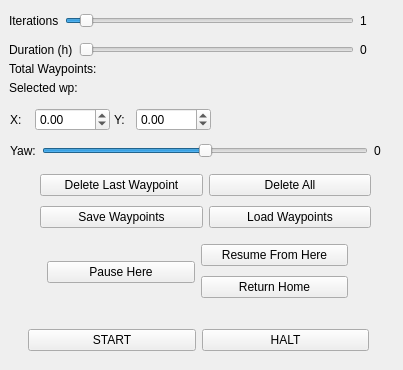
<?xml version="1.0" encoding="UTF-8"?>
<ui version="4.0">
 <class>WaypointNavigationWidget</class>
 <widget class="QWidget" name="WaypointNavigationWidget">
  <property name="geometry">
   <rect>
    <x>0</x>
    <y>0</y>
    <width>403</width>
    <height>370</height>
   </rect>
  </property>
  <property name="minimumSize">
   <size>
    <width>403</width>
    <height>370</height>
   </size>
  </property>
  <property name="windowTitle">
   <string>Quadrotor Steering</string>
  </property>
  <widget class="QLabel" name="waypoint_count_label">
   <property name="geometry">
    <rect>
     <x>9</x>
     <y>61</y>
     <width>121</width>
     <height>16</height>
    </rect>
   </property>
   <property name="text">
    <string>Total Waypoints: </string>
   </property>
  </widget>
  <widget class="QWidget" name="layoutWidget">
   <property name="geometry">
    <rect>
     <x>10</x>
     <y>107</y>
     <width>100</width>
     <height>26</height>
    </rect>
   </property>
   <layout class="QHBoxLayout" name="horizontalLayout">
    <item>
     <widget class="QLabel" name="x_label">
      <property name="text">
       <string>X:</string>
      </property>
     </widget>
    </item>
    <item>
     <widget class="QDoubleSpinBox" name="x_doubleSpinBox">
      <property name="minimum">
       <double>-1000.000000000000000</double>
      </property>
      <property name="maximum">
       <double>1000.000000000000000</double>
      </property>
      <property name="singleStep">
       <double>0.100000000000000</double>
      </property>
     </widget>
    </item>
   </layout>
  </widget>
  <widget class="QWidget" name="layoutWidget">
   <property name="geometry">
    <rect>
     <x>114</x>
     <y>107</y>
     <width>97</width>
     <height>26</height>
    </rect>
   </property>
   <layout class="QHBoxLayout" name="horizontalLayout_2">
    <item>
     <widget class="QLabel" name="y_label">
      <property name="text">
       <string>Y:</string>
      </property>
     </widget>
    </item>
    <item>
     <widget class="QDoubleSpinBox" name="y_doubleSpinBox">
      <property name="minimum">
       <double>-1000.000000000000000</double>
      </property>
      <property name="maximum">
       <double>1000.000000000000000</double>
      </property>
      <property name="singleStep">
       <double>0.100000000000000</double>
      </property>
     </widget>
    </item>
   </layout>
  </widget>
  <widget class="QWidget" name="layoutWidget">
   <property name="geometry">
    <rect>
     <x>10</x>
     <y>140</y>
     <width>371</width>
     <height>21</height>
    </rect>
   </property>
   <layout class="QHBoxLayout" name="horizontalLayout_3">
    <item>
     <widget class="QLabel" name="yaw_label">
      <property name="text">
       <string>Yaw:</string>
      </property>
     </widget>
    </item>
    <item>
     <widget class="QSlider" name="yaw_slider">
      <property name="minimumSize">
       <size>
        <width>100</width>
        <height>0</height>
       </size>
      </property>
      <property name="minimum">
       <number>-180</number>
      </property>
      <property name="maximum">
       <number>180</number>
      </property>
      <property name="orientation">
       <enum>Qt::Horizontal</enum>
      </property>
     </widget>
    </item>
    <item>
     <widget class="QLabel" name="yaw_slider_value_label">
      <property name="text">
       <string>0</string>
      </property>
     </widget>
    </item>
   </layout>
  </widget>
  <widget class="QWidget" name="layoutWidget">
   <property name="geometry">
    <rect>
     <x>9</x>
     <y>80</y>
     <width>231</width>
     <height>16</height>
    </rect>
   </property>
   <layout class="QHBoxLayout" name="horizontalLayout_4">
    <item>
     <widget class="QLabel" name="sel_label">
      <property name="text">
       <string>Selected wp: </string>
      </property>
     </widget>
    </item>
    <item>
     <widget class="QLabel" name="sel_wp_label">
      <property name="text">
       <string/>
      </property>
     </widget>
    </item>
   </layout>
  </widget>
  <widget class="QWidget" name="layoutWidget">
   <property name="geometry">
    <rect>
     <x>40</x>
     <y>170</y>
     <width>331</width>
     <height>62</height>
    </rect>
   </property>
   <layout class="QGridLayout" name="gridLayout">
    <item row="0" column="0">
     <widget class="QPushButton" name="delete_last_wp_button">
      <property name="text">
       <string>Delete Last Waypoint</string>
      </property>
     </widget>
    </item>
    <item row="0" column="1">
     <widget class="QPushButton" name="clear_all_button">
      <property name="text">
       <string>Delete All</string>
      </property>
     </widget>
    </item>
    <item row="1" column="0">
     <widget class="QPushButton" name="save_wp_button">
      <property name="text">
       <string>Save Waypoints</string>
      </property>
     </widget>
    </item>
    <item row="1" column="1">
     <widget class="QPushButton" name="load_wp_button">
      <property name="text">
       <string>Load Waypoints</string>
      </property>
     </widget>
    </item>
   </layout>
  </widget>
  <widget class="QWidget" name="layoutWidget">
   <property name="geometry">
    <rect>
     <x>47</x>
     <y>240</y>
     <width>301</width>
     <height>64</height>
    </rect>
   </property>
   <layout class="QHBoxLayout" name="horizontalLayout_5">
    <item>
     <widget class="QPushButton" name="pause_here_button">
      <property name="text">
       <string>Pause Here</string>
      </property>
     </widget>
    </item>
    <item>
     <layout class="QVBoxLayout" name="verticalLayout">
      <item>
       <widget class="QPushButton" name="resume_from_here_button">
        <property name="text">
         <string>Resume From Here</string>
        </property>
       </widget>
      </item>
      <item>
       <widget class="QPushButton" name="return_home_button">
        <property name="text">
         <string>Return Home</string>
        </property>
       </widget>
      </item>
     </layout>
    </item>
   </layout>
  </widget>
  <widget class="QWidget" name="layoutWidget">
   <property name="geometry">
    <rect>
     <x>28</x>
     <y>320</y>
     <width>341</width>
     <height>41</height>
    </rect>
   </property>
   <layout class="QHBoxLayout" name="horizontalLayout_6">
    <item>
     <widget class="QPushButton" name="publish_wp_button">
      <property name="text">
       <string>START</string>
      </property>
     </widget>
    </item>
    <item>
     <widget class="QPushButton" name="halt_navigation_button">
      <property name="text">
       <string>HALT</string>
      </property>
     </widget>
    </item>
   </layout>
  </widget>
  <widget class="QWidget" name="">
   <property name="geometry">
    <rect>
     <x>9</x>
     <y>9</y>
     <width>381</width>
     <height>52</height>
    </rect>
   </property>
   <layout class="QVBoxLayout" name="verticalLayout_2">
    <item>
     <layout class="QHBoxLayout" name="horizontalLayout_7">
      <item>
       <widget class="QLabel" name="wp_iterations_label">
        <property name="text">
         <string>Iterations</string>
        </property>
       </widget>
      </item>
      <item>
       <widget class="QSlider" name="wp_iterations_slider">
        <property name="minimum">
         <number>0</number>
        </property>
        <property name="maximum">
         <number>20</number>
        </property>
        <property name="value">
         <number>1</number>
        </property>
        <property name="orientation">
         <enum>Qt::Horizontal</enum>
        </property>
       </widget>
      </item>
      <item>
       <widget class="QLabel" name="wp_iterations_value_label">
        <property name="minimumSize">
         <size>
          <width>30</width>
          <height>20</height>
         </size>
        </property>
        <property name="text">
         <string>1</string>
        </property>
       </widget>
      </item>
     </layout>
    </item>
    <item>
     <layout class="QHBoxLayout" name="horizontalLayout_8">
      <item>
       <widget class="QLabel" name="wp_duration_label">
        <property name="text">
         <string>Duration (h)</string>
        </property>
       </widget>
      </item>
      <item>
       <widget class="QSlider" name="wp_duration_slider">
        <property name="maximum">
         <number>16</number>
        </property>
        <property name="value">
         <number>0</number>
        </property>
        <property name="orientation">
         <enum>Qt::Horizontal</enum>
        </property>
       </widget>
      </item>
      <item>
       <widget class="QLabel" name="wp_duration_value_label">
        <property name="minimumSize">
         <size>
          <width>30</width>
          <height>20</height>
         </size>
        </property>
        <property name="text">
         <string>0</string>
        </property>
       </widget>
      </item>
     </layout>
    </item>
   </layout>
  </widget>
 </widget>
 <resources/>
 <connections/>
</ui>
